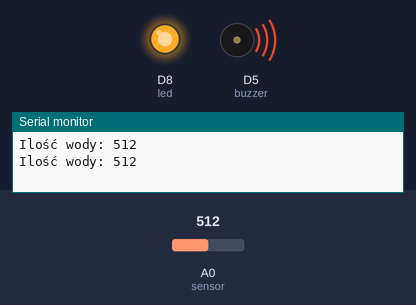
A sketch run on a simulated ESP8266 (NodeMCU). Shown: output pins drawn as LEDs (lit = HIGH), buzzer (waves = sounding, pin HIGH), the last lines printed to the serial monitor. The test bench sets the inputs (shaded band); at power-on: A0 (sensor) = 512. Pins used as bus, display or sensor lines are not drawn.

Above: at 1.9 s.
2.0 s: A0 (sensor) set to 413
3.5 s: A0 (sensor) set to 385
At 5.5 s:
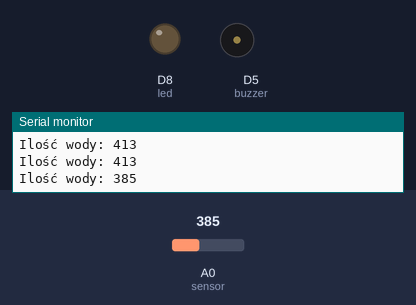
5.9 s: A0 (sensor) set to 410
At 7.8 s:
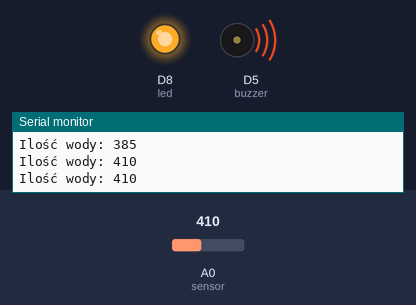
8.1 s: A0 (sensor) set to 390
At 9.2 s:
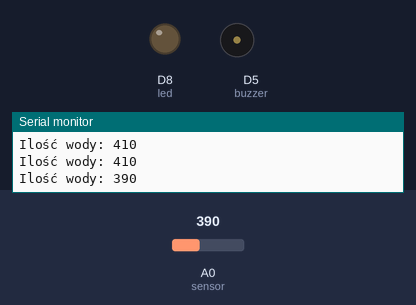
Timing chart, 0 to 11.1 s (numbered marks = the images above; inputs shaded):
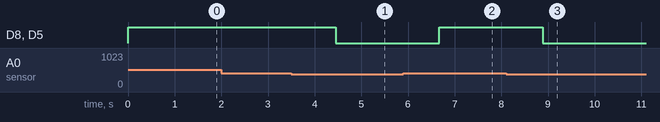

The sketch:

Water_Sensor.ino
```cpp
#define sensor A0             //pin, do którego dołączony jest czujnik
#define power D1 				//pin zasilający czujnik
#define buzzer D5             //pin, do którego dołączony jest brzęczyk
#define led D8				//pin, do którego dołączony jest LED

int value = 0; 					//wartość początkowa stanu czujnika

void setup() {
	pinMode(sensor, INPUT);		//ustaw czujnik jako wejście
	pinMode(power, OUTPUT);   	//ustaw pin zasilający jako wyjście
	pinMode(led, OUTPUT);      	//ustaw LED jako wyjście
	pinMode(buzzer, OUTPUT);	//ustaw brzęczyk jako wyjście
	digitalWrite(power, LOW); 	//wyłącz czujnik
	Serial.begin(9600);			//otwórz transmisję szeregową
}

void loop() {
	digitalWrite(power, HIGH);    //włącz czujnik
	delay(10);                    //opóźnij 10 ms
	value = analogRead(sensor);   //odczytaj analogową wartość z czujnika
	digitalWrite(power, LOW);     //wyłącz czujnik

	Serial.print("Ilość wody: "); //wypisz w transmisji szeregowej
	Serial.println(value);		  //wypisz wartość czujnika
	Serial.println("");			  //wypisz linijkę odstępu

	if (value > 400) {				  //jeżeli wartość większa niż 400 jednostek wody
		digitalWrite(led, HIGH);   	  //włącz LED
		digitalWrite(buzzer, HIGH);   //włącz brzęczyk
		delay(100);                   //opóźnij 100 ms
	}

	else {
		digitalWrite(led, LOW);   	  	//wyłącz LED
		digitalWrite(buzzer, LOW);   	//wyłącz brzęczyk
		delay(100);           			//opóźnij 100 ms
  }

	delay(1000);				  		//opóźnij 1000 ms
}
```

Measured:
- the behaviour switches between 401 and 400 on A0 (sensor) (found by bisection; images 0 and 1)
- after the input at 3.5 s, D8 (led), D5 (buzzer): HIGH → LOW after 0.95 s
- after the input at 5.9 s, D8 (led), D5 (buzzer): LOW → HIGH after 0.77 s
- after the input at 8.1 s, D8 (led), D5 (buzzer): HIGH → LOW after 0.79 s
